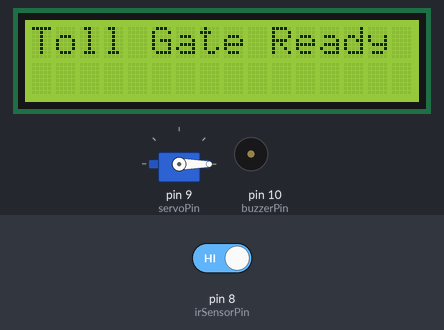
Bench run of a sketch on a simulated Arduino Uno, built with avr-gcc and run on an emulated ATmega328P. Shown: servo, 16×2 character LCD, buzzer (waves = sounding, pin HIGH). The test bench sets the inputs (shaded band); at power-on: pin 8 (irSensorPin) HIGH.

Above: at 0.1 s.
3.3 s: pin 8 (irSensorPin) driven LOW
At 4.3 s:
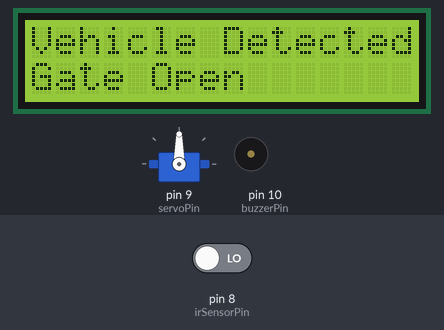
At 7.9 s:
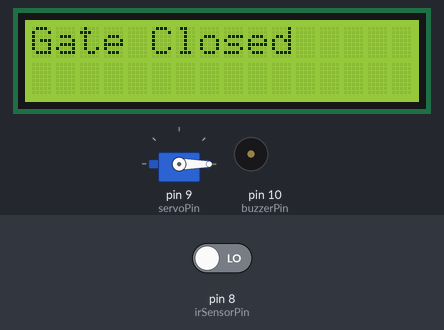
8.3 s: pin 8 (irSensorPin) driven HIGH
At 9.5 s:
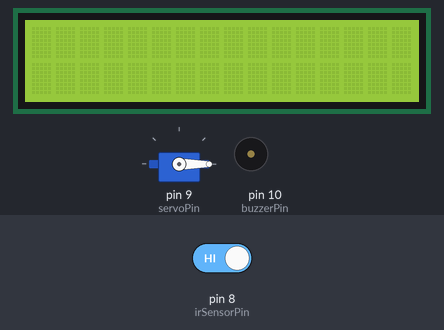
Timing chart, 0 to 11.3 s (numbered marks = the images above; inputs shaded):
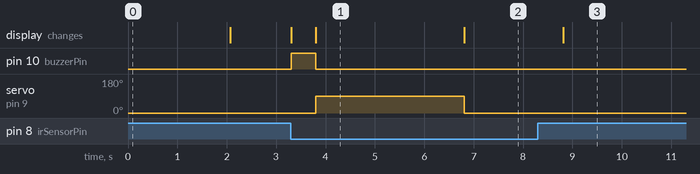

The sketch:

toll_gate.ino
```cpp
#include <Servo.h>
#include <LiquidCrystal.h>

Servo gateServo;

// LCD pin configuration
LiquidCrystal lcd(7, 6, 5, 4, 3, 2);

// Pin definitions
const int irSensorPin = 8;
const int servoPin = 9;
const int buzzerPin = 10;

void setup() {
  pinMode(irSensorPin, INPUT);
  pinMode(buzzerPin, OUTPUT);

  gateServo.attach(servoPin);
  gateServo.write(0); // Gate closed

  lcd.begin(16, 2);
  lcd.print("Toll Gate Ready");
  delay(2000);
  lcd.clear();
}

void loop() {
  int vehicleDetected = digitalRead(irSensorPin);

  if (vehicleDetected == LOW) { // IR sensor active LOW
    lcd.clear();
    lcd.print("Vehicle Detected");
    digitalWrite(buzzerPin, HIGH);
    delay(500);
    digitalWrite(buzzerPin, LOW);

    gateServo.write(90); // Open gate
    lcd.setCursor(0, 1);
    lcd.print("Gate Open");
    delay(3000);

    gateServo.write(0); // Close gate
    lcd.clear();
    lcd.print("Gate Closed");
    delay(2000);
    lcd.clear();
  }
}
```

Measured:
- after the input at 3.3 s, pin 10 (buzzerPin): LOW → HIGH at once, → LOW 0.50 s later; servo on pin 9 (servoPin): 0° → 90° after 0.51 s, → 0° 3.0 s later; the display: first changes at once (image 1 shows a later state)
- after the input at 8.3 s, pin 10 (buzzerPin): stops changing and stays LOW; servo on pin 9 (servoPin): stays 0° (without the input it goes to 90° after 1.0 s)
- what the display in image 1 shows lasts 3.0 s, from 3.8 s to 6.8 s
